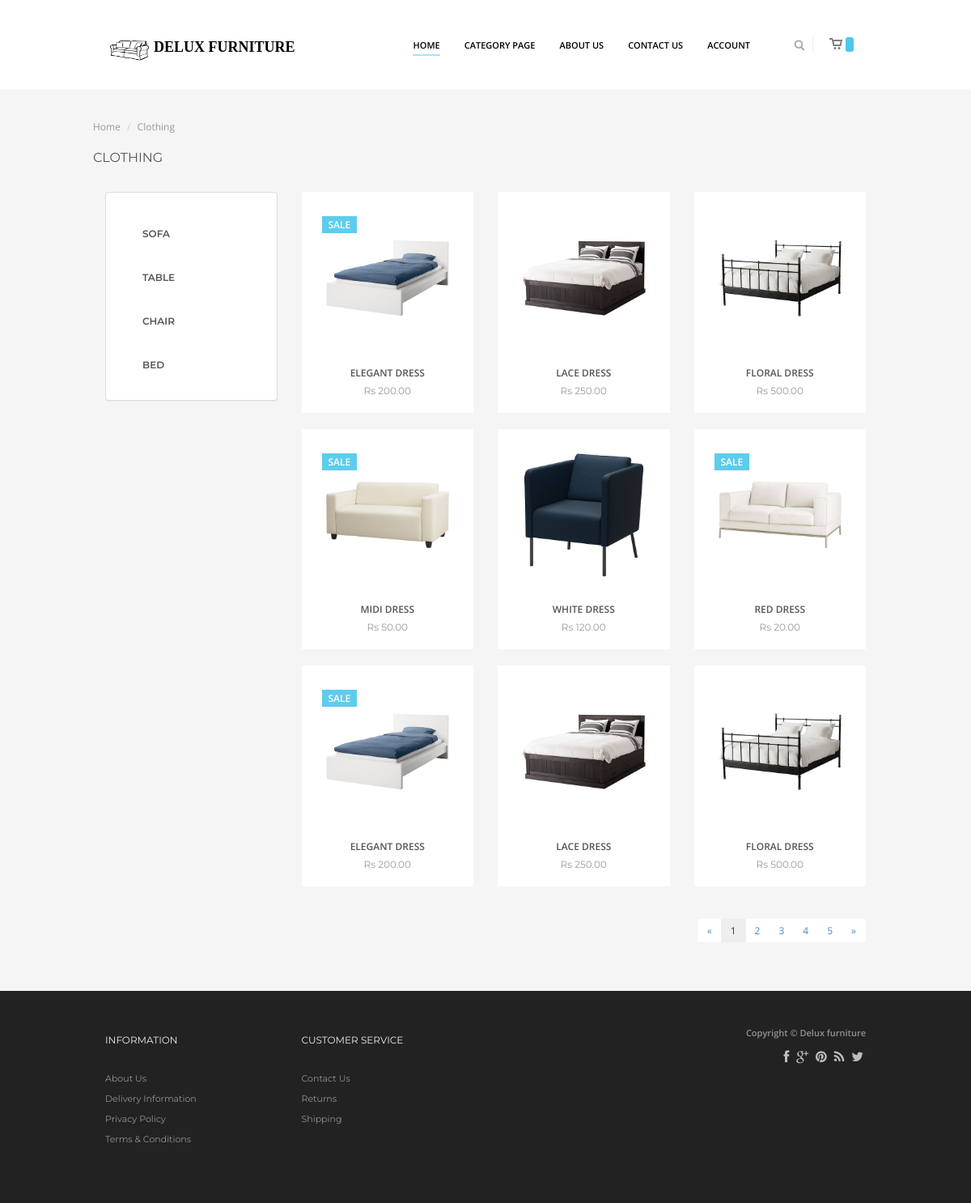
/category_menu.php, run on the app's committed database.
### tables this page shows
CREATE TABLE `category` (
  `category_id` int(11) NOT NULL,
  `category_name` varchar(30) NOT NULL
);

### category_menu.php (the view, shortened to what this page needs)
<!doctype html>
<html>
<head>
    <?php include_once 'css_script.php';?>
</head>
<body>
<div class="page-container">
		<?php include_once 'header.php';?>
    <div class="container">
		<div class="row">
			<div class="row">
		    <div class="col-md-12">
			    <div class="breadcrumbs">
				    <ul class="breadcrumb">
                        <li><a href="index.php">Home</a> <span class="divider"></span></li>
                        <li class="active">Clothing</li>
                    </ul>
				</div>
			</div>
		</div>
		<div class="row">
		    <div class="col-md-12">
			    <div class="cat_header">
				    <h2>Clothing</h2>
			    </div>
			</div>
		</div>
		    <div class="col-md-3 left-menu">
					<div class="panel panel-default">
			<?php
				include('config.php');
				$res=mysqli_query($con,"select * from category");
				while($row=mysqli_fetch_array($res))
		    	{
			?>
						<div class="panel-heading">
					<h3 class="panel-title"><a data-toggle="collapse" href="#collapse1"><?php echo $row['category_name'];?></a></h3>
				</div>
				<?php
			}
			?>
		</div>
			</div>
		<div class="col-md-9">
		<div class="row">
		    <div class="col-md-4">
			    <div class="product">
					<div class="product_sale">Sale</div>
				    <a href="product.php"><img alt="dress1home" src="products/dress1home.jpg"></a>
					<div class="name">
				    <a href="#">Elegant Dress</a>
				    </div>
				    <div class="price">
				    <p>Rs 200.00</p>
				    </div>
				</div>
			</div>
		    <div class="col-md-4">
			    <div class="product">
				    <a href="product.php"><img alt="dres2" src="products/dress5home.jpg"></a>
				    <div class="name">
				    <a href="#">Lace Dress</a>
				    </div>
				    <div class="price">
				    <p>Rs 250.00</p>
				    </div>
				</div>
			</div>
		    <div class="col-md-4">
			    <div class="product">
				    <a href="product.php"><img alt="dress3" src="products/dress6home.jpg"></a>
					<div class="name">
				    <a href="#">Floral Dress</a>
				    </div>
				    <div class="price">
				    <p>Rs 500.00</p>
				    </div>
				</div>
			</div>
		</div>
		<div class="row">
		    <div class="col-md-4">
			    <div class="product">
				    <div class="product_sale">Sale</div>
				    <a href="product.php"><img alt="dress5" src="products/dress3home.jpg"></a>
				    <div class="name">
				    <a href="#">Midi Dress</a>
				    </div>
				    <div class="price">
				    <p>Rs 50.00</p>
				    </div>
				</div>
			</div>
		    <div class="col-md-4">
			    <div class="product">
				    <a href="product.php"><img alt="dress6" src="products/dress4home.jpg"></a>
				    <div class="name">
				    <a href="#">White Dress</a>
				    </div>
				    <div class="price">
				    <p>Rs 120.00</p>
				    </div>
				</div>
			</div>
		    <div class="col-md-4">
			    <div class="product">
				    <div class="product_sale">Sale</div>
				    <a href="product.php"><img alt="dress7" src="products/dress7home.jpg"></a>
				    <div class="name">
				    <a href="#">Red Dress</a>
				    </div>
				    <div class="price">
				    <p>Rs 20.00</p>
				    </div>
				</div>
			</div>
		</div>
		<div class="row">
		    <div class="col-md-4">
			    <div class="product">
					<div class="product_sale">Sale</div>
				    <a href="product.php"><img alt="dress1home" src="products/dress1home.jpg"></a>
					<div class="name">
				    <a href="#">Elegant Dress</a>
				    </div>
				    <div class="price">
				    <p>Rs 200.00</p>
				    </div>
				</div>
			</div>
		    <div class="col-md-4">
			    <div class="product">
				    <a href="product.php"><img alt="dres2" src="products/dress5home.jpg"></a>
				    <div class="name">
				    <a href="#">Lace Dress</a>
				    </div>
				    <div class="price">
				    <p>Rs 250.00</p>
				    </div>
				</div>
			</div>
		    <div class="col-md-4">
			    <div class="product">
				    <a href="product.php"><img alt="dress3" src="products/dress6home.jpg"></a>
					<div class="name">
				    <a href="#">Floral Dress</a>
				    </div>
				    <div class="price">
				    <p>Rs 500.00</p>
				    </div>
				</div>
			</div>
		</div>
		<div class="row">
			<div class="col-md-12">
				<ul class="pagination pull-right">
				  <li><a href="#">&laquo;</a></li>
				  <li class="active"><a href="#">1</a></li>
				  <li><a href="#">2</a></li>
				  <li><a href="#">3</a></li>
				  <li><a href="#">4</a></li>
				  <li><a href="#">5</a></li>
				  <li><a href="#">&raquo;</a></li>
				</ul>
			</div>
		</div>
	   </div>
	 </div>
   </div>
		<?php include_once 'fotter.php';?>
</div>
</body>
</html>

### css/style.css (style rules this page uses)
body { font-family: 'Open Sans', sans-serif; background:#222; }
a { font-size:12px; color:#777; }
ul, ol { list-style:none; padding:0px; }
.page-container { margin:0px auto; padding:0px; background:#f5f5f5; }
p { line-height: 26px;. }
img { max-width:100%; }
ul,ol { margin:0px; }
@media (min-width: 768px) { .breadcrumb { margin-bottom:0px; padding:8px 0px; } }
.left-menu { margin-bottom:20px; }
.left-menu > div { background:#fff; }
.left-menu > div { padding:20px 30px; }
.left-menu h3 { font-family:Montserrat, 'Open Sans'; text-transform:uppercase; font-size:12px; font-weight:600; margin-top:10px; margin-bottom:0px; color:#555; border:inherit; }
h2 { font-size:14px; font-weight:400; color:#555; text-transform:uppercase; margin-bottom:20px; font-family:'Montserrat',sans-serif; }
.product { background:#fff; margin-bottom:20px; padding-bottom:10px; text-align:center; }
.product > a { display:block; padding:20px; }
.product_sale { background:#4DC7EC; background: none repeat scroll 0 0 rgba(77, 199, 236, 0.9); color: #FFFFFF; font-size: 12px; font-weight: 600; margin-left: 25px; margin-top: 30px; padding: 2px 8px; position: absolute; line-height:17px; text-transform: uppercase; }
.product .name { text-align:center; max-height: 20px; overflow: hidden; }
.product .name a { font-weight:600; color:#555; font-family:'Open Sans', Arial,Montserrat; font-size:12px; text-transform:uppercase; }
.product .price { text-align:center; margin:0px; }
.product .price p { font-size:12px; color:#999; font-family:Montserrat; margin:0px; }
.cat_header { font-size:24px; margin-bottom:30px; margin-top:5px; font-family:'Open Sans',sans-serif; }
.cat_header h2 { font-size:16px; color:#555; line-height:24px; font-weight:400; margin:10px auto; }
.breadcrumb { border-radius:0px; color:#999; font-size:12px; }
.breadcrumb a { color:#999; }
.pagination { font-size: 12px; color:#999; }
h3 { color: #777777; font-family: Open Sans; font-size: 14px; font-weight: 600; line-height: 22px; text-transform: uppercase; }
.price { color: #999; font-family: Montserrat; font-size: 12px; font-weight: 400; line-height: 24px; min-height:30px; margin:30px 0 10px; }
.pagination > li > a, .pagination > li > span { border:none; }
.pagination > .active > a, .pagination ul > .active > span { background:#eee; color:#333; }
.panel-default > .panel-heading { background-image: none; background-repeat: repeat-x; }
.panel-default > .panel-heading { background-color: #FFFFFF; border-color: #fff; color: #333333; }

### data on the page
category: category_name "SOFA"
category: category_name "TABLE"
category: category_name "CHAIR"
category: category_name "BED"
